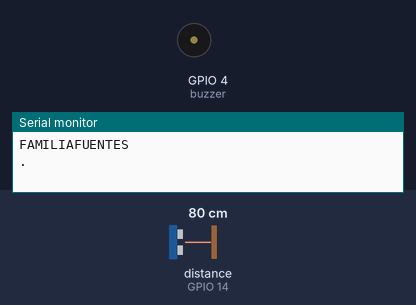
The sketch below on a simulated ESP32. Shown: buzzer (waves = sounding, pin HIGH), the last lines printed to the serial monitor. The inputs (shaded band) are chosen by the test bench; at power-on: distance to the obstacle (sensor on GPIO 14) 80 cm. The echo pulse lasts 58.3 µs per cm; WiFi joins after 1.5 s; servers stay silent unless stated; pins used as bus, display or sensor lines are not drawn.

Above: at 0.1 s.
At 5.1 s:
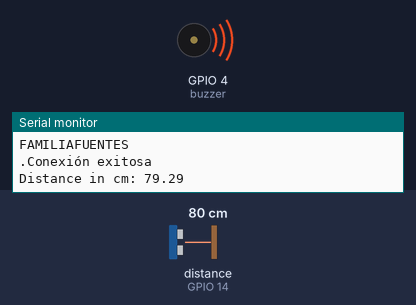
Timing chart, 0 to 6.6 s (numbered marks = the images above):
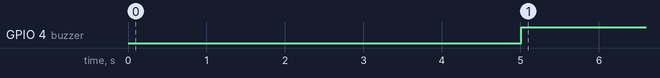

The sketch:

GuanteIoT.ino
```cpp
#include <WiFiClientSecure.h>


#include <WiFi.h>

#include <WiFiClient.h>

#include <WiFiServer.h>

#include <WiFiUdp.h>

#include <dummy.h>

#include "ThingSpeak.h"

char ssid[] = "FAMILIAFUENTES"; //SSID
char pass[] = "35TA0M555GG"; // Contraseña
//-------------------------------------------//
long duration;
int alarma;
int distance;
const int trigger = 12;
const int echo = 14;
const int buzzer = 4;
long T;
float distanceCM;
WiFiClient  client;

unsigned long myChannelField = 1182784; // Channel ID de ThingSpeak
const int ChannelField = 1; // Campo
const char * myWriteAPIKey = "05ANPRP2AQ45WLY6"; // API KEY de ThingSpeak

void setup()
{
  Serial.begin(115200);
  pinMode(trigger, OUTPUT);
  pinMode(echo, INPUT);
  pinMode(buzzer, OUTPUT);
  ThingSpeak.begin(client);
}
void loop()
{
  if (WiFi.status() != WL_CONNECTED)
  {

    Serial.println(ssid);
    while (WiFi.status() != WL_CONNECTED)
    {
      WiFi.begin(ssid, pass);
      Serial.print(".");
      delay(5000);
    }
    Serial.println("\Conexión exitosa");
  }

  digitalWrite(trigger, LOW);
  delay(1);
  digitalWrite(trigger, HIGH);
  delayMicroseconds(10);
  digitalWrite(trigger, LOW);
  T = pulseIn(echo, HIGH);
  distanceCM = T * 0.034;
  distanceCM = distanceCM / 2;
  Serial.print("Distance in cm: ");
  Serial.println(distanceCM);

  if(distanceCM<=50)
 {
  digitalWrite(buzzer, LOW);

 }
 else{
  digitalWrite(buzzer, HIGH);
 }

  ThingSpeak.writeField(myChannelField, ChannelField, distanceCM, myWriteAPIKey);
  delay(1000);
}
```

Measured:
- by itself, GPIO 4 (buzzer): LOW → HIGH at 5.0 s
